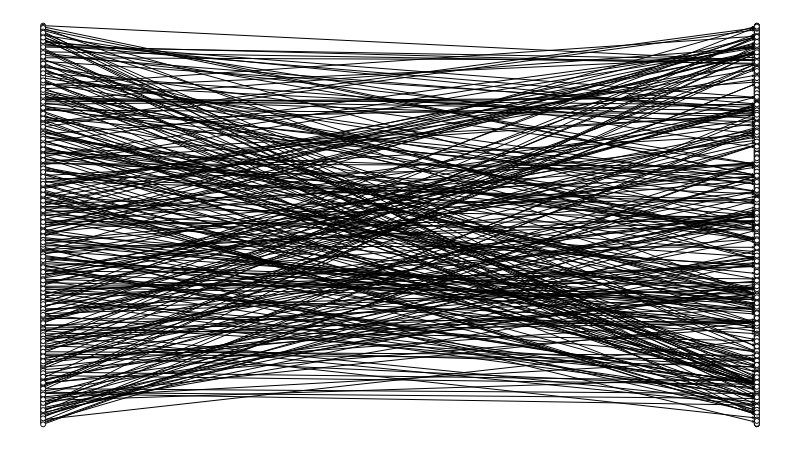

Source (notebook cell):
### Code cell
g1 = fm.load('twomode1.gml')
g1.set_all_nodes('size', 5)
g1.set_all_nodes('labpos', 'hover')
g1.move('bipartite', [n for n in g1.nodes if g1.nodes[n]['type'] == 'filme'])
g1.draw()

### Figure 1 — Plotly figure (JSON) as saved in the notebook; plotly's stock layout.template omitted (floating-point values rounded to 4 significant figures; data arrays with more than 128 entries replaced by an {"elided": "..."} marker saying what was removed)
{"data": [{"hoverinfo": "none", "line": {"color": "rgb(127, 127, 127)", "dash": "solid", "width": 0}, "mode": "lines", "type": "scatter", "x": [0.861, 0.861, null, 0, 1, null], "y": [0, 1, null, 0.5, 0.5, null]}, {"hoverinfo": "none", "line": {"color": "rgb(0, 0, 0)", "dash": "solid", "width": 1}, "mode": "lines", "type": "scatter", "x": {"elided": "2799 float values"}, "y": {"elided": "2799 float values"}}, {"hoverinfo": "text", "marker": {"color": "rgb(255, 255, 255)", "line": {"color": "rgb(0, 0, 0)", "width": 1}, "size": 5, "symbol": "circle"}, "mode": "markers", "text": {"elided": "2418 str values"}, "textfont": {"color": "rgb(0, 0, 0)"}, "textposition": "middle center", "type": "scatter", "x": {"elided": "2418 int values"}, "y": {"elided": "2418 float values"}}, {"hoverinfo": "none", "mode": "text", "text": [], "textfont": {"color": "rgb(255, 255, 255)"}, "textposition": "middle center", "type": "scatter", "x": [], "y": []}, {"hoverinfo": "none", "mode": "text", "text": {"elided": "2418 null values"}, "textfont": {"color": "rgb(0, 0, 0)"}, "textposition": "middle center", "type": "scatter", "x": {"elided": "2418 int values"}, "y": {"elided": "2418 float values"}}, {"hoverinfo": "none", "mode": "text", "text": {"elided": "311 null values"}, "textfont": {"color": "rgb(0, 0, 0)"}, "textposition": "middle center", "type": "scatter", "x": {"elided": "311 float values"}, "y": {"elided": "311 float values"}}, {"hoverinfo": "none", "marker": {"color": "rgba(255, 255, 255, 0)", "line": {"color": "rgba(255, 255, 255, 0)", "width": 0}, "size": 0, "symbol": "circle"}, "mode": "markers", "type": "scatter", "x": [0.5, 0, 1, 0.5], "y": [0, 0.5, 0.5, 1]}], "layout": {"height": 450, "margin": {"b": 0, "l": 0, "r": 0, "t": 0}, "plot_bgcolor": "rgb(255, 255, 255)", "showlegend": false, "width": 800, "xaxis": {"fixedrange": true, "showgrid": false, "showticklabels": false, "zeroline": false}, "yaxis": {"fixedrange": true, "showgrid": false, "showticklabels": false, "zeroline": false}}}
